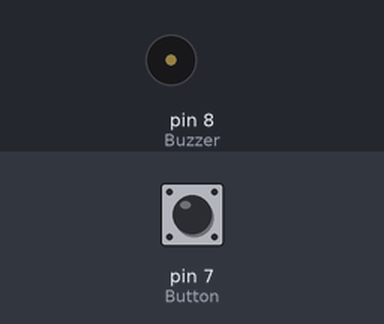
Bench run of a program on a simulated Arduino Uno, built with avr-gcc and run on an emulated ATmega328P. Parts: buzzer (waves = sounding). The inputs (shaded band) are chosen by the test bench; at power-on: pin 7 (Button) HIGH.

Above: at 1.2 s.
1.3 s: pin 7 (Button) pulled LOW for 0.15 s
At 1.6 s:
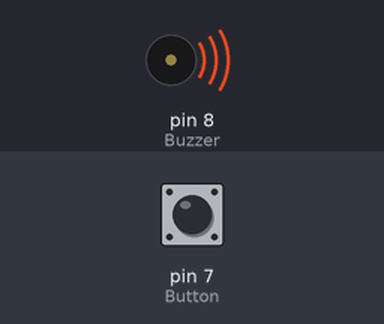
4.4 s: pin 7 (Button) pulled LOW for 1 s
6.9 s: pin 7 (Button) pulled LOW for 3.2 s
At 7.4 s:
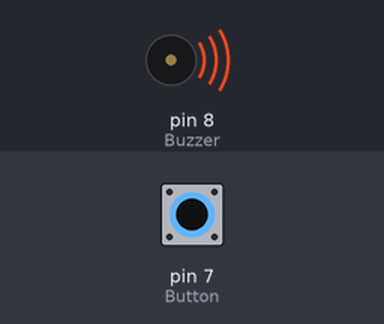
Timing chart, 0 to 17.6 s (numbered marks = the images above; inputs shaded):
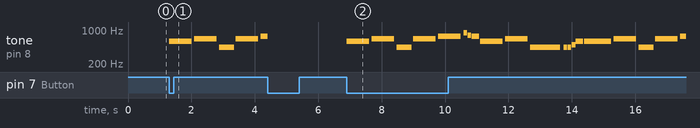

The program:

main.cpp
```cpp
#include <Arduino.h>
#include "pitches.h"

#define MP_IDLE     0
#define MP_PLAYING  1

#define TS_44 4     // 4/4 time signature
#define TS_34 3     // 3/4 time signature
#define TS_22 2     // 2/2 time signature

class MelodyPlayer
{
	private:
    int (*melody_data)[2];
		int pin;
    int length;
		int state;
    int current_note;
    int tempo;
    int time_signature;
		unsigned long current_ms;
		unsigned long pause_time;

	public:
		MelodyPlayer(int pin);
    void loop(void);
		void play(int (*nd_pair)[2], int l, int ts, int t);
    void stop(void);
		int getState(void);
};

MelodyPlayer::MelodyPlayer(int p) {
	pin = p;
	state = MP_IDLE;
	current_ms = 0;
	length = 0;
	current_note = 0;
	pause_time = 0;
  tempo = 0;
  time_signature = 0;
	pinMode(pin, OUTPUT);
}

void MelodyPlayer::loop(void) {

	switch(state) {
		case MP_IDLE:
			break;

		case MP_PLAYING:
      if(current_note < length) {
        if(!pause_time) {
          /*
            To calculate the note duration, multiply the number of beats per measure by 60,000
            then divide that by the tempo. To get the note duration in milliseconds, divide the
            result by the note's duration.
          */
          int duration = (60000 * time_signature) / tempo / melody_data[current_note][1];
          if (melody_data[current_note][1] < 0)
          {
            /*
              Dotted notes are represented by negative numbers.
              If the note is a dotted note, increase the duration by half.
            */
            duration = abs(duration) * 1.5;
          }

          tone(pin, melody_data[current_note][0], duration * 0.9);

          // To distinguish the notes, set a minimum interval between them with multiplier.
          pause_time = duration;
          current_ms = millis();
        }

        if ((unsigned long)(millis() - current_ms) >= pause_time) {
          noTone(pin); // stop the tone playing:
          pause_time = 0;
          current_note++;
        }
      } else {
        noTone(pin);
				state = MP_IDLE;
			}

			break;

		default:
			break;
	}
}

void MelodyPlayer::play(int (*nd_pair)[2], int l, int ts, int t) {
	melody_data = nd_pair;
	length = l;
  time_signature = ts;
  tempo = t;
	current_note = 0;
	pause_time = 0;
	state = MP_PLAYING;
	current_ms = millis();
}

void MelodyPlayer::stop(void) {
	noTone(pin);
	digitalWrite(pin, LOW);
  state = MP_IDLE;
}

int MelodyPlayer::getState(void) {
	return state;
}

int score[][2] = {

  // Never Gonna Give You Up - Rick Astley
  // Score available at https://musescore.com/chlorondria_5/never-gonna-give-you-up_alto-sax
  // Arranged by Chlorondria

  {NOTE_D5,-4}, {NOTE_E5,-4}, {NOTE_A4,4}, //1
  {NOTE_E5,-4}, {NOTE_FS5,-4}, {NOTE_A5,16}, {NOTE_G5,16}, {NOTE_FS5,8},
  {NOTE_D5,-4}, {NOTE_E5,-4}, {NOTE_A4,2},
  {NOTE_A4,16}, {NOTE_A4,16}, {NOTE_B4,16}, {NOTE_D5,8}, {NOTE_D5,16},
  {NOTE_D5,-4}, {NOTE_E5,-4}, {NOTE_A4,4}, //repeat from 1
  {NOTE_E5,-4}, {NOTE_FS5,-4}, {NOTE_A5,16}, {NOTE_G5,16}, {NOTE_FS5,8},
  {NOTE_D5,-4}, {NOTE_E5,-4}, {NOTE_A4,2},
  {NOTE_A4,16}, {NOTE_A4,16}, {NOTE_B4,16}, {NOTE_D5,8}, {NOTE_D5,16},
  {REST,4}, {NOTE_B4,8}, {NOTE_CS5,8}, {NOTE_D5,8}, {NOTE_D5,8}, {NOTE_E5,8}, {NOTE_CS5,-8},
  {NOTE_B4,16}, {NOTE_A4,2}, {REST,4},

  {REST,8}, {NOTE_B4,8}, {NOTE_B4,8}, {NOTE_CS5,8}, {NOTE_D5,8}, {NOTE_B4,4}, {NOTE_A4,8}, //7
  {NOTE_A5,8}, {REST,8}, {NOTE_A5,8}, {NOTE_E5,-4}, {REST,4},
  {NOTE_B4,8}, {NOTE_B4,8}, {NOTE_CS5,8}, {NOTE_D5,8}, {NOTE_B4,8}, {NOTE_D5,8}, {NOTE_E5,8}, {REST,8},
  {REST,8}, {NOTE_CS5,8}, {NOTE_B4,8}, {NOTE_A4,-4}, {REST,4},
  {REST,8}, {NOTE_B4,8}, {NOTE_B4,8}, {NOTE_CS5,8}, {NOTE_D5,8}, {NOTE_B4,8}, {NOTE_A4,4},
  {NOTE_E5,8}, {NOTE_E5,8}, {NOTE_E5,8}, {NOTE_FS5,8}, {NOTE_E5,4}, {REST,4},

  {NOTE_D5,2}, {NOTE_E5,8}, {NOTE_FS5,8}, {NOTE_D5,8}, //13
  {NOTE_E5,8}, {NOTE_E5,8}, {NOTE_E5,8}, {NOTE_FS5,8}, {NOTE_E5,4}, {NOTE_A4,4},
  {REST,2}, {NOTE_B4,8}, {NOTE_CS5,8}, {NOTE_D5,8}, {NOTE_B4,8},
  {REST,8}, {NOTE_E5,8}, {NOTE_FS5,8}, {NOTE_E5,-4}, {NOTE_A4,16}, {NOTE_B4,16}, {NOTE_D5,16}, {NOTE_B4,16},
  {NOTE_FS5,-8}, {NOTE_FS5,-8}, {NOTE_E5,-4}, {NOTE_A4,16}, {NOTE_B4,16}, {NOTE_D5,16}, {NOTE_B4,16},

  {NOTE_E5,-8}, {NOTE_E5,-8}, {NOTE_D5,-8}, {NOTE_CS5,16}, {NOTE_B4,-8}, {NOTE_A4,16}, {NOTE_B4,16}, {NOTE_D5,16}, {NOTE_B4,16}, //18
  {NOTE_D5,4}, {NOTE_E5,8}, {NOTE_CS5,-8}, {NOTE_B4,16}, {NOTE_A4,8}, {NOTE_A4,8}, {NOTE_A4,8},
  {NOTE_E5,4}, {NOTE_D5,2}, {NOTE_A4,16}, {NOTE_B4,16}, {NOTE_D5,16}, {NOTE_B4,16},
  {NOTE_FS5,-8}, {NOTE_FS5,-8}, {NOTE_E5,-4}, {NOTE_A4,16}, {NOTE_B4,16}, {NOTE_D5,16}, {NOTE_B4,16},
  {NOTE_A5,4}, {NOTE_CS5,8}, {NOTE_D5,-8}, {NOTE_CS5,16}, {NOTE_B4,8}, {NOTE_A4,16}, {NOTE_B4,16}, {NOTE_D5,16}, {NOTE_B4,16},

  {NOTE_D5,4}, {NOTE_E5,8}, {NOTE_CS5,-8}, {NOTE_B4,16}, {NOTE_A4,4}, {NOTE_A4,8},  //23
  {NOTE_E5,4}, {NOTE_D5,2}, {REST,4},
  {REST,8}, {NOTE_B4,8}, {NOTE_D5,8}, {NOTE_B4,8}, {NOTE_D5,8}, {NOTE_E5,4}, {REST,8},
  {REST,8}, {NOTE_CS5,8}, {NOTE_B4,8}, {NOTE_A4,-4}, {REST,4},
  {REST,8}, {NOTE_B4,8}, {NOTE_B4,8}, {NOTE_CS5,8}, {NOTE_D5,8}, {NOTE_B4,8}, {NOTE_A4,4},
  {REST,8}, {NOTE_A5,8}, {NOTE_A5,8}, {NOTE_E5,8}, {NOTE_FS5,8}, {NOTE_E5,8}, {NOTE_D5,8},

  {REST,8}, {NOTE_A4,8}, {NOTE_B4,8}, {NOTE_CS5,8}, {NOTE_D5,8}, {NOTE_B4,8}, //29
  {REST,8}, {NOTE_CS5,8}, {NOTE_B4,8}, {NOTE_A4,-4}, {REST,4},
  {NOTE_B4,8}, {NOTE_B4,8}, {NOTE_CS5,8}, {NOTE_D5,8}, {NOTE_B4,8}, {NOTE_A4,4}, {REST,8},
  {REST,8}, {NOTE_E5,8}, {NOTE_E5,8}, {NOTE_FS5,4}, {NOTE_E5,-4},
  {NOTE_D5,2}, {NOTE_D5,8}, {NOTE_E5,8}, {NOTE_FS5,8}, {NOTE_E5,4},
  {NOTE_E5,8}, {NOTE_E5,8}, {NOTE_FS5,8}, {NOTE_E5,8}, {NOTE_A4,8}, {NOTE_A4,4},

  {REST,-4}, {NOTE_A4,8}, {NOTE_B4,8}, {NOTE_CS5,8}, {NOTE_D5,8}, {NOTE_B4,8}, //35
  {REST,8}, {NOTE_E5,8}, {NOTE_FS5,8}, {NOTE_E5,-4}, {NOTE_A4,16}, {NOTE_B4,16}, {NOTE_D5,16}, {NOTE_B4,16},
  {NOTE_FS5,-8}, {NOTE_FS5,-8}, {NOTE_E5,-4}, {NOTE_A4,16}, {NOTE_B4,16}, {NOTE_D5,16}, {NOTE_B4,16},
  {NOTE_E5,-8}, {NOTE_E5,-8}, {NOTE_D5,-8}, {NOTE_CS5,16}, {NOTE_B4,8}, {NOTE_A4,16}, {NOTE_B4,16}, {NOTE_D5,16}, {NOTE_B4,16},
  {NOTE_D5,4}, {NOTE_E5,8}, {NOTE_CS5,-8}, {NOTE_B4,16}, {NOTE_A4,4}, {NOTE_A4,8},

  {NOTE_E5,4}, {NOTE_D5,2}, {NOTE_A4,16}, {NOTE_B4,16}, {NOTE_D5,16}, {NOTE_B4,16}, //40
  {NOTE_FS5,-8}, {NOTE_FS5,-8}, {NOTE_E5,-4}, {NOTE_A4,16}, {NOTE_B4,16}, {NOTE_D5,16}, {NOTE_B4,16},
  {NOTE_A5,4}, {NOTE_CS5,8}, {NOTE_D5,-8}, {NOTE_CS5,16}, {NOTE_B4,8}, {NOTE_A4,16}, {NOTE_B4,16}, {NOTE_D5,16}, {NOTE_B4,16},
  {NOTE_D5,4}, {NOTE_E5,8}, {NOTE_CS5,-8}, {NOTE_B4,16}, {NOTE_A4,4}, {NOTE_A4,8},
  {NOTE_E5,4}, {NOTE_D5,2}, {NOTE_A4,16}, {NOTE_B4,16}, {NOTE_D5,16}, {NOTE_B4,16},

  {NOTE_FS5,-8}, {NOTE_FS5,-8}, {NOTE_E5,-4}, {NOTE_A4,16}, {NOTE_B4,16}, {NOTE_D5,16}, {NOTE_B4,16}, //45
  {NOTE_A5,4}, {NOTE_CS5,8}, {NOTE_D5,-8}, {NOTE_CS5,16}, {NOTE_B4,8}, {NOTE_A4,16}, {NOTE_B4,16}, {NOTE_D5,16}, {NOTE_B4,16},
  {NOTE_D5,4}, {NOTE_E5,8}, {NOTE_CS5,-8}, {NOTE_B4,16}, {NOTE_A4,4}, {NOTE_A4,8},
  {NOTE_E5,4}, {NOTE_D5,2}, {NOTE_A4,16}, {NOTE_B4,16}, {NOTE_D5,16}, {NOTE_B4,16},
  {NOTE_FS5,-8}, {NOTE_FS5,-8}, {NOTE_E5,-4}, {NOTE_A4,16}, {NOTE_B4,16}, {NOTE_D5,16}, {NOTE_B4,16}, //45

  {NOTE_A5,4}, {NOTE_CS5,8}, {NOTE_D5,-8}, {NOTE_CS5,16}, {NOTE_B4,8}, {NOTE_A4,16}, {NOTE_B4,16}, {NOTE_D5,16}, {NOTE_B4,16},
  {NOTE_D5,4}, {NOTE_E5,8}, {NOTE_CS5,-8}, {NOTE_B4,16}, {NOTE_A4,4}, {NOTE_A4,8},

  {NOTE_E5,4}, {NOTE_D5,2}, {REST,4}
};

int length = sizeof(score) / sizeof(score[0]);

MelodyPlayer music(8);                          // Create a MelodyPlayer object that plays on pin 8

const int Button = 7;
const int Buzzer = 8;

int button_state0 = HIGH;

void setup() {
  pinMode(Buzzer, OUTPUT);
  pinMode(Button, INPUT);
}

void loop() {

  music.loop();                                // Call the loop function of the MelodyPlayer object

  int button_reading = digitalRead(Button);

  if (button_state0 == HIGH && button_reading == LOW) {
    if (music.getState() == MP_PLAYING) {
      music.stop();                           // Stop the melody if it is playing
    } else {
      music.play(score, length, TS_44, 114);  // Play the melody in 4/4 time signature at 114 bpm
    }
  }

  button_state0 = button_reading;

}
```

Measured:
- after the input at 1.3 s, tone on pin 8 (Buzzer): plays 587 Hz for 0.71 s, 659 Hz for 0.71 s, 440 Hz for 0.47 s, 659 Hz for 0.71 s, 740 Hz for 0.21 s, starting at once
- after the input at 6.9 s, tone on pin 8 (Buzzer): plays 587 Hz for 0.71 s, 659 Hz for 0.71 s, 440 Hz for 0.47 s, 659 Hz for 0.71 s, 740 Hz for 0.71 s, 880 Hz for 0.12 s … (21 notes in this stretch), starting at once
